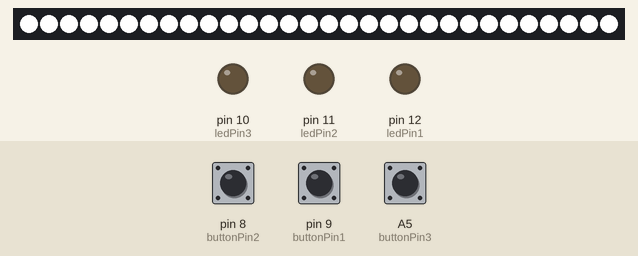
This sketch was run on a simulated Arduino Uno, built with avr-gcc and run on an emulated ATmega328P. Shown: 30 RGB LEDs in strip order, left to right, output pins drawn as LEDs (lit = HIGH). Inputs (shaded band) come from the test bench; at power-on: pin 8 (buttonPin2) LOW, pin 9 (buttonPin1) LOW, A5 (buttonPin3) HIGH.

Above: at 1.2 s.
1.3 s: pin 8 (buttonPin2) pulled HIGH for 0.15 s
At 1.37 s:
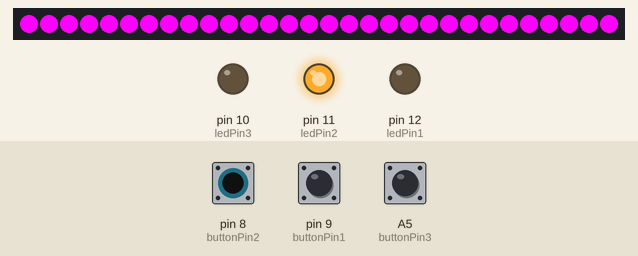
2.9 s: pin 9 (buttonPin1) pulled HIGH for 0.15 s
At 2.97 s:
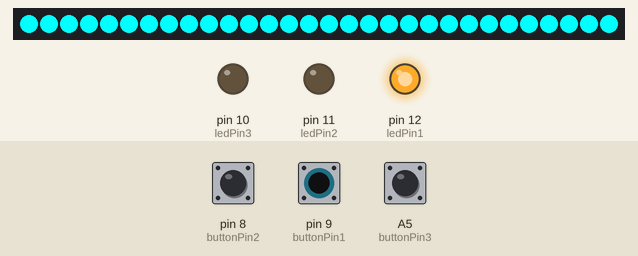
4.5 s: A5 (buttonPin3) pulled LOW for 0.15 s
At 4.57 s:
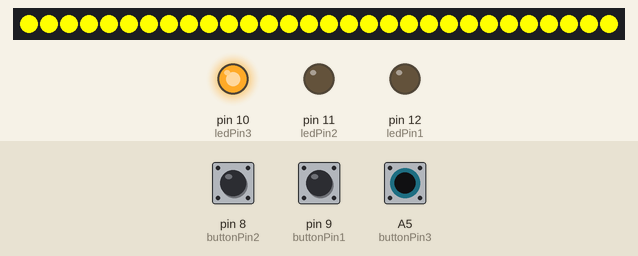
6.1 s: A5 (buttonPin3) pulled LOW for 3.2 s
At 10.5 s:
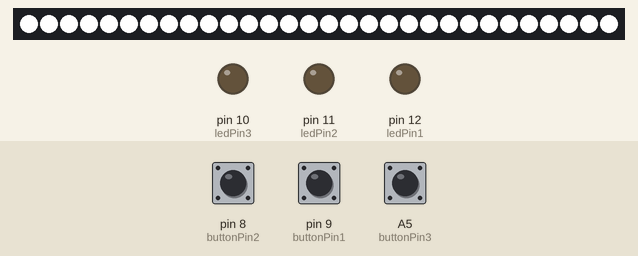
10.8 s: pin 8 (buttonPin2) pulled HIGH for 3.2 s
At 11.9 s:
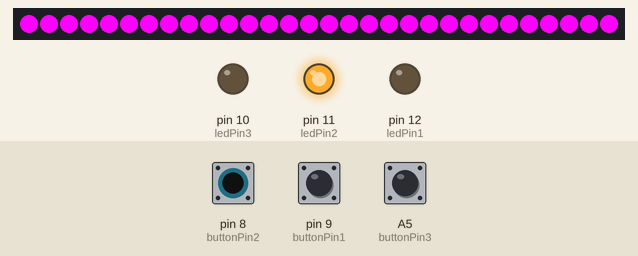
15.5 s: pin 8 (buttonPin2) driven HIGH and pin 9 (buttonPin1) driven HIGH
At 16.6 s:
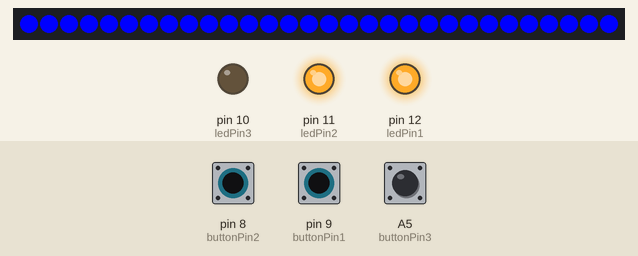
Timing chart, 0 to 18.0 s (numbered marks = the images above; inputs shaded):
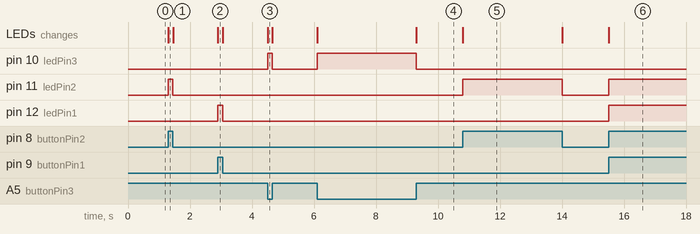

Measured:
- after the input at 1.3 s, pin 11 (ledPin2): LOW → HIGH at once, → LOW 0.15 s later; the LEDs: change at once (image 1)
- after the input at 2.9 s, pin 12 (ledPin1): LOW → HIGH at once, → LOW 0.15 s later; the LEDs: change at once (image 2)
- after the input at 4.5 s, pin 10 (ledPin3): LOW → HIGH at once, → LOW 0.15 s later; the LEDs: change at once (image 3)
- after the input at 6.1 s, pin 10 (ledPin3): LOW → HIGH at once, → LOW 3.2 s later; the LEDs: first change at once (image 4 shows a later state)
- after the input at 10.8 s, pin 11 (ledPin2): LOW → HIGH at once, → LOW 3.2 s later; the LEDs: change at once (image 5)
- after the input at 15.5 s, pin 11 (ledPin2), pin 12 (ledPin1): LOW → HIGH at once; the LEDs: change at once (image 6)

The sketch:

buttonControlColor.ino
```cpp
#include <Adafruit_NeoPixel.h>

const int buttonPin1 = 9;     // the number of the pushbutton pin
const int buttonPin2 = 8;     // the number of the pushbutton pin
const int buttonPin3 = A5;     // the number of the pushbutton pin
const int ledPin1 =  12;      // the number of the LED pin
const int ledPin2 =  11;      // the number of the LED pin
const int ledPin3 =  10;      // the number of the LED pin

// variables will change:
int buttonState1 = 0;         // variable for reading the pushbutton status
int buttonState2 = 0;         // variable for reading the pushbutton status
int buttonState3 = 0;         // variable for reading the pushbutton status

#define NEOPIXEL_PIN            2
#define NUMPIXELS      30

Adafruit_NeoPixel pixels = Adafruit_NeoPixel(NUMPIXELS, NEOPIXEL_PIN, NEO_GRB + NEO_KHZ800);


void setup() {
  // initialize the LED pin as an output:
  pinMode(ledPin1, OUTPUT);
  pinMode(ledPin2, OUTPUT);
  pinMode(ledPin3, OUTPUT);

  // initialize the pushbutton pin as an input:
  pinMode(buttonPin1, INPUT);
  pinMode(buttonPin2, INPUT);
  pinMode(buttonPin3, INPUT);

  pixels.begin();
}

void loop() {
  // read the state of the pushbutton value:
  buttonState1 = digitalRead(buttonPin1);
  buttonState2 = digitalRead(buttonPin2);
  buttonState3 = digitalRead(buttonPin3);
  int red, green, blue, i;

  // check if the pushbutton is pressed.
  // if it is, the buttonState is HIGH:
  if (buttonState1 == HIGH) {
    digitalWrite(ledPin1, HIGH);
    red = 0;
  } else {
    // turn LED off:
    digitalWrite(ledPin1, LOW);
    red = 255;
  }

  if (buttonState2 == HIGH) {
    digitalWrite(ledPin2, HIGH);
    green = 0;
  } else {
    digitalWrite(ledPin2, LOW);
    green = 255;
  }

  if (buttonState3 == LOW) {
    digitalWrite(ledPin3, HIGH);
    blue = 0;
  } else {
    digitalWrite(ledPin3, LOW);
    blue = 255;
  }

  for (i = 0; i < NUMPIXELS; i++) {
    pixels.setPixelColor(i, red, green, blue);
  }
  pixels.show();


}
```
